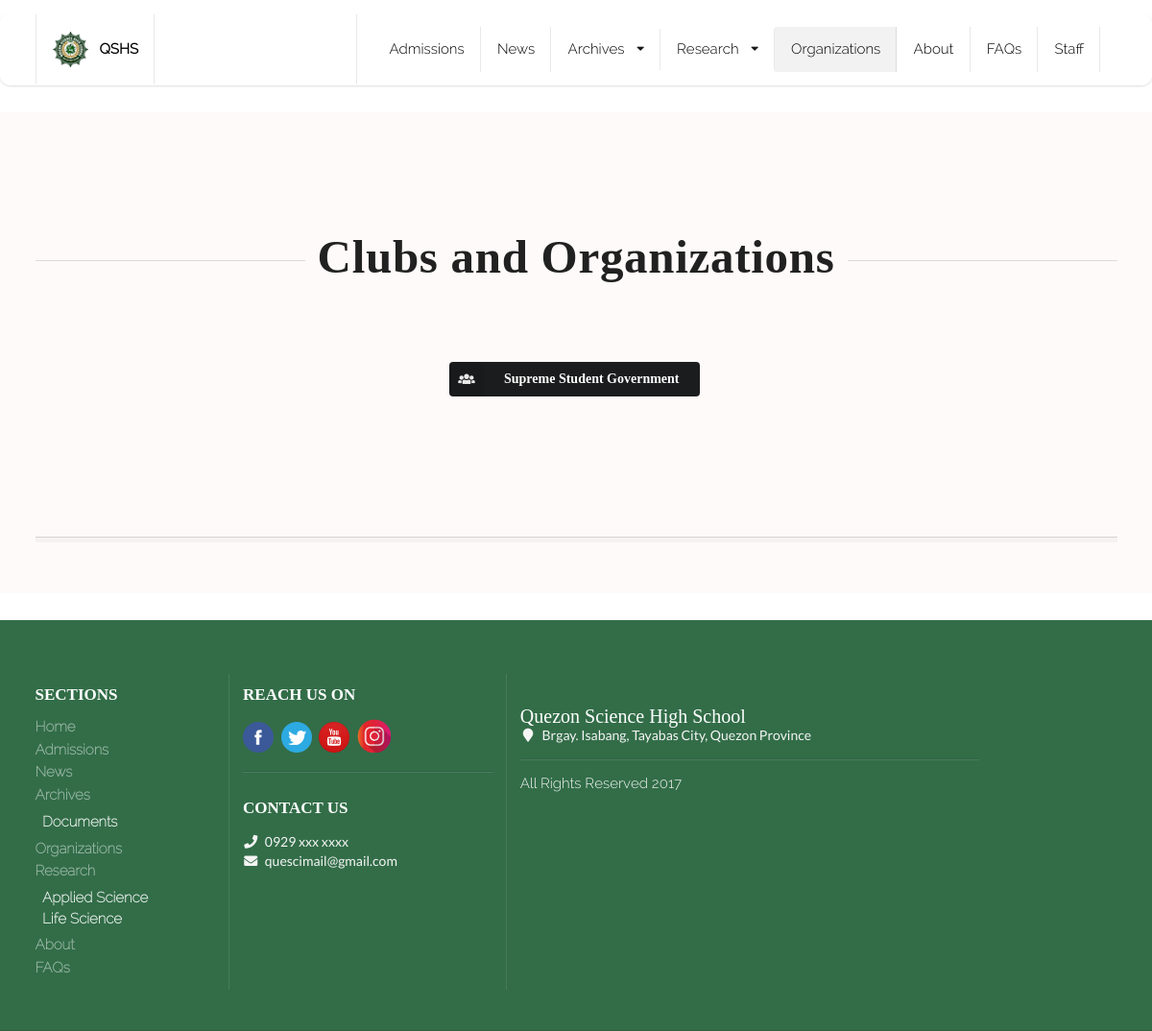
The app's page /organizations, older data.
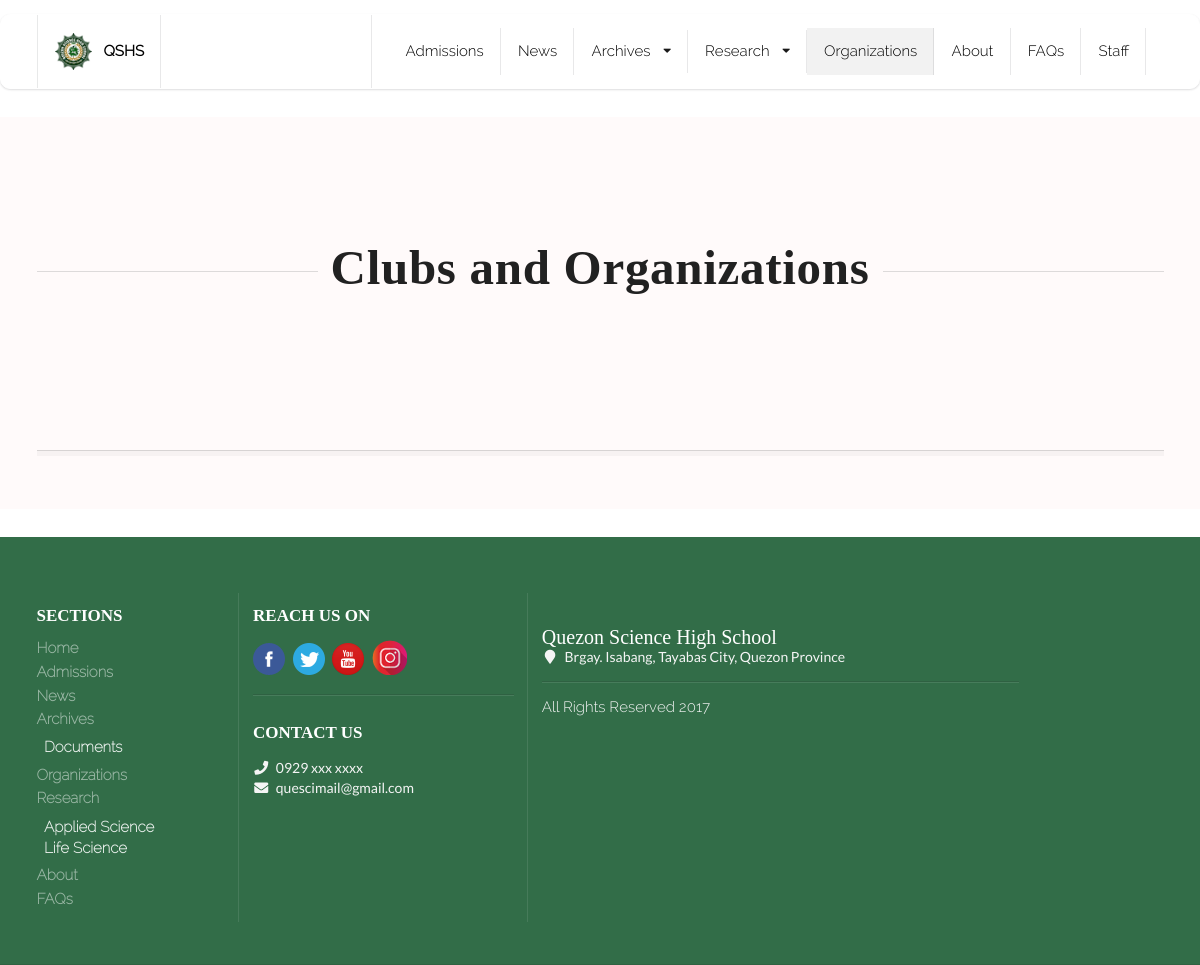
The same page, newer data.
### staff/models.py (models this page shows, shortened)
class Organization(models.Model):
    LEVEL = (
        ("Main", "Main"),
        ("Core Subject", "Core Subject"),
        ("Social Science", "Social Science"),
        ("Music and Arts", "Music and Arts"),
    )
    name = models.CharField(max_length=100)
    category = models.CharField(choices=LEVEL, max_length=50, blank=True, null=True)
    logo = models.ImageField(upload_to="organization/" + str(name).lower() + "/logo", null=True)
    acronym = models.CharField(max_length=10)
    description = models.TextField(max_length=5000)

### main/views.py (the view)
# urls.py: path('organizations',views.OrganizationListView.as_view(),name="organizations"),
class OrganizationListView(ListView):
    template_name = 'main/orgs.html'
    model = Organization
    context_object_name = "organizations"
    def get_queryset(self):
        return Organization.objects.all

### templates/main/orgs.html (shortened to what this page needs)
{% extends 'base_2.html' %}
{% block org %}
  active
{% endblock %}
{% block main_content %}
	<div class="dimmed pusher">
	<div class="ui vertical stripe inverted segment">
		<div class="ui container">
			<div class="ui vertical stripe center aligned stacked segment">
				<div class="ui center alinged container">
					<div class="ui horizontal section divider inverted">
						<h1 class="ui header">Clubs and Organizations</h1>
					</div>
					<div class="ui equal width stackable internally celled grid" id="orgs">
            {% for org in organizations %}
						<div class="row">
              {% if org.category == "Main" %}
							<div class="column">
								<a class="ui labeled icon black button" href="{% url 'main:organization_details' pk=org.pk %}">
                  <i class="users icon"></i>
                  {{ org.name }}
                </a>
							</div>
              {% endif %}
						</div>
            {% endfor %}
					</div>
				</div>
			</div>
		</div>
	</div>
</div>
{% endblock %}

Row changes from the older to the newer data that the page shows:
no longer on this page (row edited): Organization: name "Supreme Student Government"
